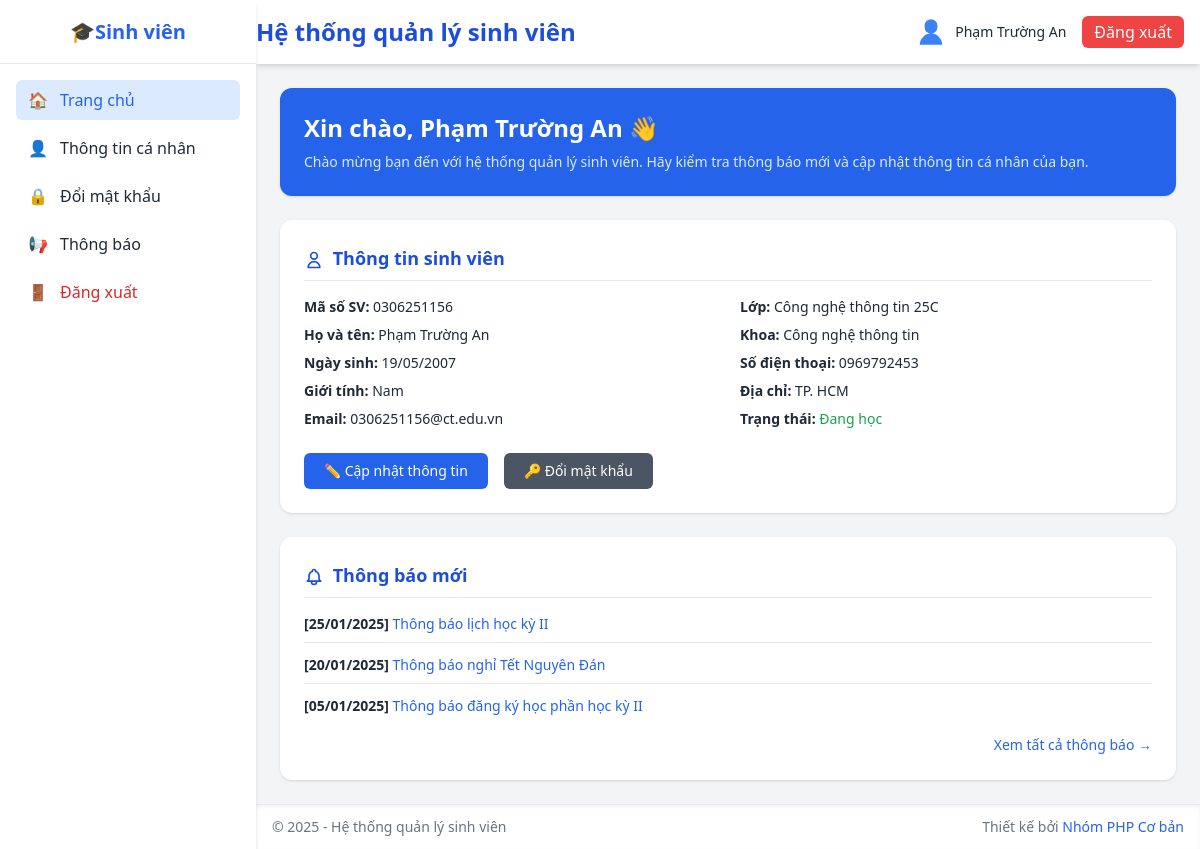
Page / (signed in) on the committed database.
### tables this page shows
CREATE TABLE `sinh_vien` (
  `mssv` varchar(20) NOT NULL,
  `hoten` varchar(100) NOT NULL,
  `ngaysinh` date DEFAULT NULL,
  `gioitinh` enum('Nam','Nữ','Khác') DEFAULT 'Nam',
  `malop` varchar(20) DEFAULT NULL,
  `makhoa` varchar(20) DEFAULT NULL,
  `email` varchar(100) DEFAULT NULL,
  `sdt` varchar(20) DEFAULT NULL,
  `diachi` varchar(255) DEFAULT NULL,
  `password` varchar(255) NOT NULL,
  `trangthai` enum('Đang học','Tốt nghiệp','Bảo lưu','Đã nghỉ') DEFAULT 'Đang học'
);

CREATE TABLE `lop` (
  `malop` varchar(20) NOT NULL,
  `tenlop` varchar(100) NOT NULL,
  `makhoa` varchar(20) DEFAULT NULL
);

CREATE TABLE `khoa` (
  `makhoa` varchar(20) NOT NULL,
  `tenkhoa` varchar(100) NOT NULL,
  `mota` text DEFAULT NULL
);

CREATE TABLE `thong_bao` (
  `id` int(11) NOT NULL,
  `tieude` varchar(200) NOT NULL,
  `noidung` text DEFAULT NULL,
  `created_at` datetime NOT NULL DEFAULT current_timestamp()
);

### includes/init.php (called while the page is built, shortened)
<?php
require_once __DIR__ . '/../database/pdo.php';
function isActive($page) {
  return basename($_SERVER['PHP_SELF']) === $page ? 'bg-blue-100 text-blue-600 font-medium' : '';
}

### database/pdo.php (called while the page is built, shortened)
<?php
class DB
{
    private static $pdo = null;
    private static function connect_pdo(): \PDO
    {
        $host = DB_HOST;
        $user = DB_USERNAME;
        $pass = DB_PASSWORD;
        $db   = DB_NAME;
        $charset = DB_CHARSET;
        $dsn = "mysql:host={$host};dbname={$db};charset={$charset}";
        try {
            $options = [
                \PDO::ATTR_ERRMODE => \PDO::ERRMODE_EXCEPTION,
                \PDO::ATTR_DEFAULT_FETCH_MODE => \PDO::FETCH_ASSOC,
                \PDO::ATTR_EMULATE_PREPARES => false,
            ];
            return new \PDO($dsn, $user, $pass, $options);
        } catch (\PDOException $e) {
            die('Kết nối PDO thất bại: ' . $e->getMessage());
        }
    }
    private static function init()
    {
        if (self::$pdo === null) {
            self::$pdo = self::connect_pdo();
        }
    }
    public static function getPdo()
    {
        return self::$pdo;
    }
    public static function select(string $sql, array $params = []): array
    {
        $stmt = self::getPdo()->prepare($sql);
        $stmt->execute($params);
        return $stmt->fetchAll();
    }
    public static function selectOne(string $sql, array $params = []): ?array
    {
        $stmt = self::getPdo()->prepare($sql);
        $stmt->execute($params);
        $row = $stmt->fetch();
        return $row === false ? null : $row;
    }
}

### index.php (the view, shortened to what this page needs)
<?php
require_once __DIR__ . '/includes/init.php';
$mssv = $_SESSION['sinhvien'];
$sinh_vien = DB::selectOne("
    SELECT sv.*, l.tenlop, k.tenkhoa
    FROM sinh_vien sv
    LEFT JOIN lop l ON sv.malop = l.malop
    LEFT JOIN khoa k ON sv.makhoa = k.makhoa
    WHERE sv.mssv = :mssv",
    ['mssv' => $mssv]
);
$thong_bao = DB::select("
    SELECT id, tieude, created_at
    FROM thong_bao
    ORDER BY created_at DESC
    LIMIT 5"
);
include('includes/sidebar.php');
include('includes/header.php');
?>
<section class="bg-blue-600 text-white rounded-xl p-6 shadow mb-6">
    <h2 class="text-2xl font-semibold">Xin chào, <?php echo htmlspecialchars($sinh_vien['hoten']); ?> 👋</h2>
    <p class="mt-2 text-blue-100 text-sm">
        Chào mừng bạn đến với hệ thống quản lý sinh viên.
        <?php if ($sinh_vien['trangthai'] === 'Đang học'): ?>
            Hãy kiểm tra thông báo mới và cập nhật thông tin cá nhân của bạn.
        <?php else: ?>
            Trạng thái hiện tại của bạn: <strong><?php echo htmlspecialchars($sinh_vien['trangthai']); ?></strong>
        <?php endif; ?>
    </p>
</section>
<section class="bg-white rounded-xl shadow p-6 mb-6">
    <h3 class="text-lg font-semibold text-blue-700 border-b pb-2 mb-4">
        <svg class="w-5 h-5 inline-block mr-1" fill="none" stroke="currentColor" viewBox="0 0 24 24">
            <path stroke-linecap="round" stroke-linejoin="round" stroke-width="2" d="M16 7a4 4 0 11-8 0 4 4 0 018 0zM12 14a7 7 0 00-7 7h14a7 7 0 00-7-7z" />
        </svg>
        Thông tin sinh viên
    </h3>
    <div class="grid sm:grid-cols-2 gap-6 text-sm">
        <div class="space-y-2">
            <p><strong>Mã số SV:</strong> <?php echo htmlspecialchars($sinh_vien['mssv']); ?></p>
            <p><strong>Họ và tên:</strong> <?php echo htmlspecialchars($sinh_vien['hoten']); ?></p>
            <p><strong>Ngày sinh:</strong> <?php echo $sinh_vien['ngaysinh'] ? date('d/m/Y', strtotime($sinh_vien['ngaysinh'])) : 'Chưa cập nhật'; ?></p>
            <p><strong>Giới tính:</strong> <?php echo htmlspecialchars($sinh_vien['gioitinh']); ?></p>
            <p><strong>Email:</strong> <?php echo htmlspecialchars($sinh_vien['email'] ?? 'Chưa cập nhật'); ?></p>
        </div>
        <div class="space-y-2">
            <p><strong>Lớp:</strong> <?php echo htmlspecialchars($sinh_vien['tenlop'] ?? 'Chưa cập nhật'); ?></p>
            <p><strong>Khoa:</strong> <?php echo htmlspecialchars($sinh_vien['tenkhoa'] ?? 'Chưa cập nhật'); ?></p>
            <p><strong>Số điện thoại:</strong> <?php echo htmlspecialchars($sinh_vien['sdt'] ?? 'Chưa cập nhật'); ?></p>
            <p><strong>Địa chỉ:</strong> <?php echo htmlspecialchars($sinh_vien['diachi'] ?? 'Chưa cập nhật'); ?></p>
            <p><strong>Trạng thái:</strong>
                <span class="<?php echo $sinh_vien['trangthai'] === 'Đang học' ? 'text-green-600' : 'text-yellow-600'; ?>">
                    <?php echo htmlspecialchars($sinh_vien['trangthai']); ?>
                </span>
            </p>
        </div>
    </div>
    <div class="mt-6">
        <a href="profile.php" class="bg-blue-600 hover:bg-blue-700 text-white px-5 py-2 rounded-md text-sm inline-block transition duration-200">
            ✏️ Cập nhật thông tin
        </a>
        <a href="change_password.php" class="ml-3 bg-gray-600 hover:bg-gray-700 text-white px-5 py-2 rounded-md text-sm inline-block transition duration-200">
            🔑 Đổi mật khẩu
        </a>
    </div>
</section>
<section class="bg-white rounded-xl shadow p-6">
    <h3 class="text-lg font-semibold text-blue-700 border-b pb-2 mb-4">
        Thông báo mới
    </h3>
    <?php if (count($thong_bao) > 0): ?>
        <ul class="space-y-3 text-sm">
            <?php foreach ($thong_bao as $index => $tb): ?>
                <li class="<?php echo $index < count($thong_bao) - 1 ? 'border-b pb-2' : ''; ?>">
                    <strong>[<?php echo date('d/m/Y', strtotime($tb['created_at'])); ?>]</strong>
                    <a href="notifications.php?id=<?php echo $tb['id']; ?>" class="text-blue-600 hover:text-blue-800">
                        <?php echo htmlspecialchars($tb['tieude']); ?>
                    </a>
                </li>
            <?php endforeach; ?>
        </ul>
        <div class="mt-4 text-right">
            <a href="notifications.php" class="text-blue-600 hover:text-blue-800 text-sm">
                Xem tất cả thông báo →
            </a>
        </div>
    <?php else: ?>
        <p class="text-gray-500 text-sm">Chưa có thông báo nào.</p>
    <?php endif; ?>
<?php include('includes/footer.php'); ?>

### includes/sidebar.php (shortened to what this page needs)
<!DOCTYPE html>
<html lang="vi">
<head>
  <script src="https://cdn.tailwindcss.com"></script>
</head>
<body class="bg-gray-100 font-sans text-gray-800">
  <aside id="sidebar"
         class="fixed top-0 left-0 h-full w-64 bg-white shadow-md z-40 md:translate-x-0 -translate-x-full transition-transform duration-300 ease-in-out">
    <div class="border-b h-16 flex items-center justify-center">
      <h1 class="text-xl font-bold text-blue-600">
        🎓<?= isset($_SESSION['user_role']) && $_SESSION['user_role'] === 'admin' ? 'Quản trị viên' : 'Sinh viên'; ?>
      </h1>
    </div>
    <nav class="p-4 space-y-2">
      <?php if ($_SESSION['user_role'] === 'admin'): ?>
        <a href="index.php" class="flex items-center gap-3 px-3 py-2 rounded-md hover:bg-blue-50 transition <?= isActiveMenu('dashboard') ?>">
          <span>🏠</span><span>Dashboard</span>
        </a>
        <a href="student_list.php" class="flex items-center gap-3 px-3 py-2 rounded-md hover:bg-blue-50 transition <?= isActiveMenu('student') ?>">
          <span>👨‍🎓</span><span>Quản lý sinh viên</span>
        </a>
        <a href="class_list.php" class="flex items-center gap-3 px-3 py-2 rounded-md hover:bg-blue-50 transition <?= isActiveMenu('class') ?>">
          <span>🏫</span><span>Quản lý lớp học</span>
        </a>
        <a href="faculty_list.php" class="flex items-center gap-3 px-3 py-2 rounded-md hover:bg-blue-50 transition <?= isActiveMenu('faculty') ?>">
          <span>📚</span><span>Quản lý khoa</span>
        </a>
        <a href="logout.php" class="flex items-center gap-3 px-3 py-2 rounded-md hover:bg-red-50 transition text-red-600">
          <span>🚪</span><span>Đăng xuất</span>
        </a>
      <?php else: ?>
        <a href="index.php" class="flex items-center gap-3 px-3 py-2 rounded-md hover:bg-blue-50 transition <?= isActive('index.php') ?>">
          <span>🏠</span><span>Trang chủ</span>
        </a>
        <a href="profile.php" class="flex items-center gap-3 px-3 py-2 rounded-md hover:bg-blue-50 transition <?= isActive('profile.php') ?>">
          <span>👤</span><span>Thông tin cá nhân</span>
        </a>
        <a href="change_password.php" class="flex items-center gap-3 px-3 py-2 rounded-md hover:bg-blue-50 transition <?= isActive('change_password.php') ?>">
          <span>🔒</span><span>Đổi mật khẩu</span>
        </a>
        <a href="notifications.php" class="flex items-center gap-3 px-3 py-2 rounded-md hover:bg-blue-50 transition <?= isActive('notifications.php') ?>">
          <span>📢</span><span>Thông báo</span>
        </a>
        <a href="logout.php" class="flex items-center gap-3 px-3 py-2 rounded-md hover:bg-red-50 transition text-red-600">
          <span>🚪</span><span>Đăng xuất</span>
        </a>
      <?php endif; ?>
    </nav>
  </aside>
  <div class="md:pl-64 min-h-screen">

### includes/header.php (shortened to what this page needs)
<?php
$page_title = "Hệ thống quản lý sinh viên";
?>
<header class="sticky top-0 z-20 bg-white shadow-md">
  <div class="max-w-7xl mx-auto">
    <div class="flex justify-between items-center h-16">
      <div class="flex items-center">
        <h2 class="text-xl md:text-2xl font-semibold text-blue-700 truncate">
          <?php echo htmlspecialchars($page_title); ?>
        </h2>
      </div>
      <div class="flex items-center gap-4 px-4">
        <div class="flex items-center gap-2">
          <svg xmlns="http://www.w3.org/2000/svg" class="w-8 h-8 text-blue-500" viewBox="0 0 20 20" fill="currentColor">
            <path fill-rule="evenodd" d="M10 2a4 4 0 00-4 4v1a4 4 0 004 4 4 4 0 004-4V6a4 4 0 00-4-4zM3 18a7 7 0 1114 0H3z" clip-rule="evenodd" />
          </svg>
          <span class="text-sm font-medium hidden md:block">
            <?php
              if (isset($_SESSION['fullname'])) {
                  echo htmlspecialchars($_SESSION['fullname']);
              } else {
                  echo 'Khách';
              }
            ?>
          </span>
        </div>
        <a href="logout.php" class="bg-red-500 hover:bg-red-600 text-white px-3 py-1 rounded-md no-underline">
          <span class="md:inline hidden">Đăng xuất</span>
        </a>
      </div>
  </header>
<main class="max-w-7xl mx-auto px-4 py-6 md:px-6 space-y-6">

### includes/footer.php
</main>
<footer class="bg-white border-t mt-auto shadow-inner">
  <div class="max-w-6xl mx-auto px-4 py-3 flex flex-col sm:flex-row justify-between items-center text-gray-500 text-sm">
    <p>© 2025 - Hệ thống quản lý sinh viên</p>
    <p>Thiết kế bởi <span class="text-blue-600 font-medium">Nhóm PHP Cơ bản</span></p>
  </div>
</footer>
</div>
</body>
</html>

### rows in the picture
sinh_vien: hoten "Phạm Trường An", mssv "0306251156", ngaysinh "19/05/2007", gioitinh "Nam", email "0306251156@ct.edu.vn", malop.tenlop "Công nghệ thông tin 25C", makhoa.tenkhoa "Công nghệ thông tin", sdt "0969792453", diachi "TP. HCM", trangthai "Đang học"
thong_bao: created_at "25/01/2025", tieude "Thông báo lịch học kỳ II"
thong_bao: created_at "20/01/2025", tieude "Thông báo nghỉ Tết Nguyên Đán"
thong_bao: created_at "05/01/2025", tieude "Thông báo đăng ký học phần học kỳ II"

### other values in the picture
$page_title "Hệ thống quản lý sinh viên"
$_SESSION['fullname'] "Phạm Trường An"
